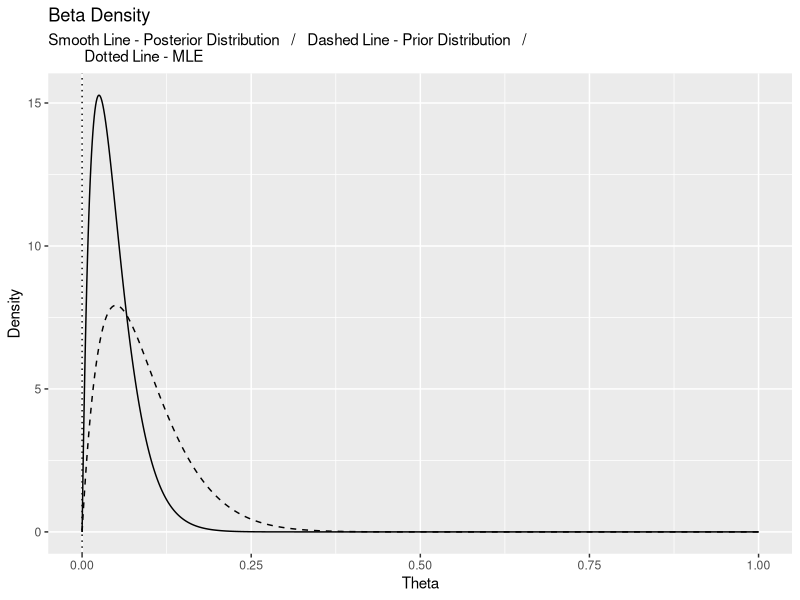
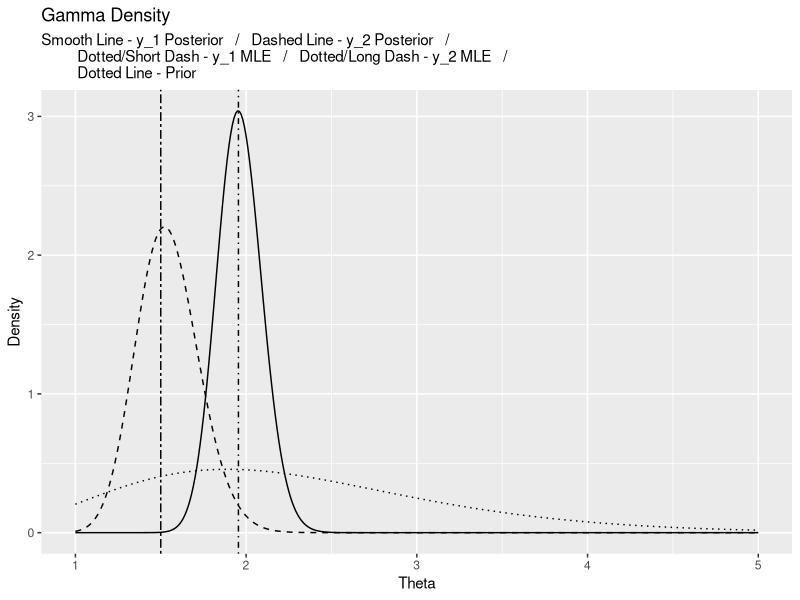

Generate these figures, in order, with R:
## ---- chunk 1

### Load in the necessary packages

library(ggplot2)
library(coda)



##### Problem 2 #####



## Set the parameter values

y <- 0
n <- 20
alpha <- 2
beta <- 20

## Set the theta values

theta <- seq(from = 0, to = 1, length.out = 1000)

## ---- chunk 2

### Part i ###



## Plot the posterior distribution

post_beta_dens <- dbeta(x = theta, shape1 = y + alpha, shape2 = (n - y) + beta)

ggplot() +
    geom_line(aes(x = theta, y = post_beta_dens), linetype = 1) +
    geom_line(aes(x = theta, y = dbeta(x = theta, shape1 = alpha, shape2 = beta)), linetype = 2) +
    geom_vline(aes(xintercept = (y / n)), linetype = 3) +
    labs(x = "Theta", y = "Density", title = "Beta Density",
         subtitle = "Smooth Line - Posterior Distribution   /   Dashed Line - Prior Distribution   /   
         Dotted Line - MLE")

## ---- chunk 3

### Part ii ###



## Draw a sample from my posterior distribution

post_beta_rand <- rbeta(n = 10000, shape1 = y + alpha, shape2 = (n - y) + beta)

## Compute the HPD interval

bayes_int <- as.vector(HPDinterval(as.mcmc(post_beta_rand), prob = 0.95)[1, 1:2])

## Calculate the MLE

y_hat <- (y / n)

## Compute the frequentist interval

freq_int <- c((y_hat) - (1.96 * (sqrt(y_hat * (1 - y_hat)) / 2)),
              (y_hat) + (1.96 * (sqrt(y_hat * (1 - y_hat)) / 2)))

## Output the results

cat("Posterior Credible Interval: ", "(", bayes_int[1], ",", bayes_int[2], ")")
cat("Frequentist Interval: ", "(", freq_int[1], ",", freq_int[2], ")")

## ---- chunk 4

### Part iii ###



## Compute the log odds of our posterior beta distrbution

odds_samp <- log(post_beta_rand / (1 - post_beta_rand))

## Compute the HPS interval

bayes_int_odds <- as.vector(HPDinterval(as.mcmc(odds_samp), prob = 0.95)[1, 1:2])

## Output the result

cat("HPD Interval: ", "(", bayes_int_odds[1], ",", bayes_int_odds[2], ")")

## ---- chunk 5

### Part i ###



## Sample mean and variance

samp_mean <- ((1 * 21) + (2 * 43) + (3 * 23) + (4 * 13)) / (21 + 43 + 23 + 13)
samp_var <- round(var(c(rep(1, 21), rep(2, 43), rep(3, 23), rep(4, 13))), 4)

## Compute the gamma parameters

find_gamma_params <- function(mu, sigma_sq) {
    
    beta <- mu / sigma_sq
    alpha <- beta * mu
    return(c(alpha, beta))
    
}

gamma_params <- round(find_gamma_params(samp_mean, samp_var), 4)

cat("Gamma Parameters")
cat("Alpha Parameter: ", round(gamma_params[1], 4))
cat("Beta Parameter: ", round(gamma_params[2], 4))

## ---- chunk 6

### Part ii ###



## Set theta values

theta <- seq(from = 1, to = 5, by = 0.01)

## Set the sample values

y_1 <- 217
y_2 <- 66
n_1 <- 111
n_2 <- 44
lambda_1 <- 217 / 111
lambda_2 <- 66 / 44

## Generate samples from the posterior distributions

post_dens_y1 <- dgamma(x = theta, shape = y_1 + gamma_params[1], rate = gamma_params[2] + n_1)
post_dens_y2 <- dgamma(x = theta, shape = y_2 + gamma_params[1], rate = gamma_params[2] + n_2)
prior_dens <- dgamma(x = theta, shape = gamma_params[1], rate = gamma_params[2])

## Generate the plot

ggplot() +
    geom_line(aes(x = theta, y = post_dens_y1), linetype = 1) +
    geom_line(aes(x = theta, y = post_dens_y2), linetype = 2) +
    geom_line(aes(x = theta, y = prior_dens), linetype = 3) +
    geom_vline(aes(xintercept = lambda_1), linetype = 4) +
    geom_vline(aes(xintercept = lambda_2), linetype = 6) +
    labs(x = "Theta", y = "Density", title = "Gamma Density",
         subtitle = "Smooth Line - y_1 Posterior   /   Dashed Line - y_2 Posterior   /   
         Dotted/Short Dash - y_1 MLE   /   Dotted/Long Dash - y_2 MLE   /   
         Dotted Line - Prior")

## ---- chunk 7

### Part iii ###



## Draw a sample from each posterior distribution

post_gamma_y1 <- rgamma(n = 10000, shape = y_1 + gamma_params[1], rate = n_1 + gamma_params[2])
post_gamma_y2 <- rgamma(n = 10000, shape = y_2 + gamma_params[1], rate = n_2 + gamma_params[2])

## Compute the HPD intervals

hpd_int_y1 <- as.vector(HPDinterval(as.mcmc(post_gamma_y1), prob = 0.95)[1, 1:2])
hpd_int_y2 <- as.vector(HPDinterval(as.mcmc(post_gamma_y2), prob = 0.95)[1, 1:2])

## Output the results

cat("Posterior Credible Interval, theta_1: ", "(", hpd_int_y1[1], ",", hpd_int_y1[2], ")")
cat("Posterior Credible Interval, theta_2: ", "(", hpd_int_y2[1], ",", hpd_int_y2[2], ")")

## ---- chunk 8

### Part iv ###



## Get the difference of our random samples

post_diff_gamma <- post_gamma_y1 - post_gamma_y2

## Compute the HPD interval

diff_int <- as.vector(HPDinterval(as.mcmc(post_diff_gamma), prob = 0.95)[1, 1:2])

## Output the results

cat("Posterior Credible Interval, theta_1 - theta_2: ", "(", diff_int[1], ",", diff_int[2], ")")

## ---- chunk 9

post_prob <- mean(post_diff_gamma > 0)

cat("Posterior Probability: ", post_prob)

